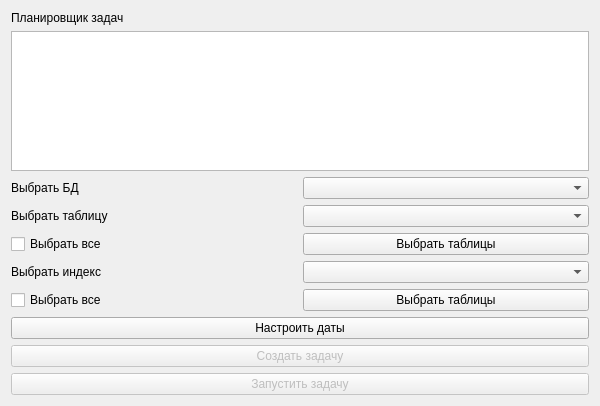
<?xml version="1.0" encoding="UTF-8"?>
<ui version="4.0">
 <class>Form</class>
 <widget class="QWidget" name="Form">
  <property name="geometry">
   <rect>
    <x>0</x>
    <y>0</y>
    <width>600</width>
    <height>406</height>
   </rect>
  </property>
  <property name="windowTitle">
   <string>Form</string>
  </property>
  <layout class="QHBoxLayout" name="horizontalLayout_6">
   <item>
    <layout class="QVBoxLayout" name="verticalLayout">
     <item>
      <widget class="QLabel" name="label">
       <property name="text">
        <string>Планировщик задач</string>
       </property>
      </widget>
     </item>
     <item>
      <widget class="QTextBrowser" name="textBrowser"/>
     </item>
     <item>
      <layout class="QHBoxLayout" name="horizontalLayout">
       <item>
        <widget class="QLabel" name="label_2">
         <property name="text">
          <string>Выбрать БД</string>
         </property>
        </widget>
       </item>
       <item>
        <widget class="QComboBox" name="comboBox"/>
       </item>
      </layout>
     </item>
     <item>
      <layout class="QHBoxLayout" name="horizontalLayout_2">
       <item>
        <widget class="QLabel" name="label_3">
         <property name="text">
          <string>Выбрать таблицу</string>
         </property>
        </widget>
       </item>
       <item>
        <widget class="QComboBox" name="comboBox_2"/>
       </item>
      </layout>
     </item>
     <item>
      <layout class="QHBoxLayout" name="horizontalLayout_4">
       <item>
        <widget class="QCheckBox" name="checkBox">
         <property name="text">
          <string>Выбрать все</string>
         </property>
        </widget>
       </item>
       <item>
        <widget class="QPushButton" name="pushButton">
         <property name="text">
          <string>Выбрать таблицы</string>
         </property>
        </widget>
       </item>
      </layout>
     </item>
     <item>
      <layout class="QHBoxLayout" name="horizontalLayout_3">
       <item>
        <widget class="QLabel" name="label_4">
         <property name="text">
          <string>Выбрать индекс</string>
         </property>
        </widget>
       </item>
       <item>
        <widget class="QComboBox" name="comboBox_3"/>
       </item>
      </layout>
     </item>
     <item>
      <layout class="QHBoxLayout" name="horizontalLayout_5">
       <item>
        <widget class="QCheckBox" name="checkBox_2">
         <property name="text">
          <string>Выбрать все</string>
         </property>
        </widget>
       </item>
       <item>
        <widget class="QPushButton" name="pushButton_2">
         <property name="text">
          <string>Выбрать таблицы</string>
         </property>
        </widget>
       </item>
      </layout>
     </item>
     <item>
      <widget class="QPushButton" name="pushButton_3">
       <property name="text">
        <string>Настроить даты</string>
       </property>
      </widget>
     </item>
     <item>
      <widget class="QPushButton" name="pushButton_4">
       <property name="enabled">
        <bool>false</bool>
       </property>
       <property name="text">
        <string>Создать задачу</string>
       </property>
      </widget>
     </item>
     <item>
      <widget class="QPushButton" name="pushButton_5">
       <property name="enabled">
        <bool>false</bool>
       </property>
       <property name="text">
        <string>Запустить задачу</string>
       </property>
      </widget>
     </item>
    </layout>
   </item>
  </layout>
 </widget>
 <resources/>
 <connections/>
</ui>
